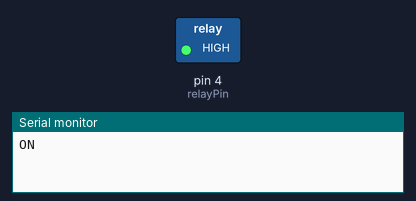
This sketch was run on a simulated Arduino Uno, built with avr-gcc and run on an emulated ATmega328P. On the bench: switched loads named in the sketch (green lamp = pin HIGH), the last lines printed to the serial monitor.

Above: at 2.5 s.
At 6.5 s:
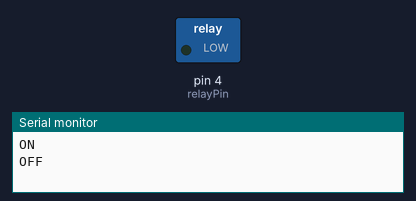
Timing chart, 0 to 10.4 s (numbered marks = the images above):
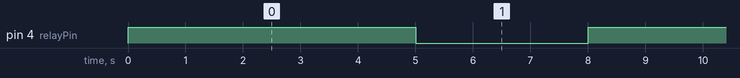

Measured:
- by itself, pin 4 (relayPin): alternates HIGH for 5.0 s and LOW for 3.0 s

The sketch:

Simple4ChannelRelayTest.ino
```cpp
/*
 * Simple4ChannelRelayTest
 */
 #define DEBUG 1
#include <DebugLib.h>
 const int relayPin = 4; //arbitrarily use GPIO pin 4
void setup() {
  DEBUG_BEGIN;
  pinMode(relayPin, OUTPUT);

}

void loop() {
  //LOW turns on the relay
  digitalWrite(relayPin,HIGH);
  DEBUG_PRINTLNF("ON");
  delay(5000);
  digitalWrite(relayPin,LOW);
  DEBUG_PRINTLNF("OFF");
  delay(3000);

}
```
